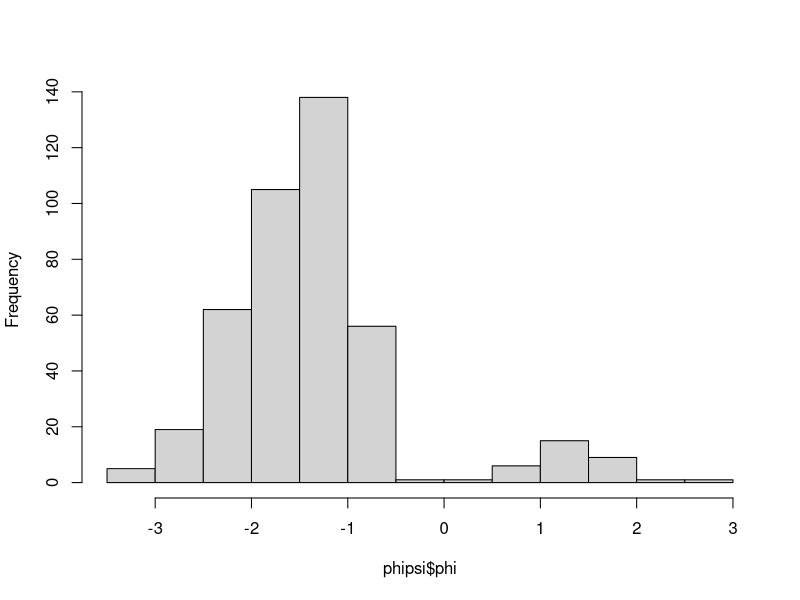

This chart was generated by the following R code:
## ---- chunk 1
library(ggplot2)
library(gridExtra)
library(microbenchmark)

knitr::knit_hooks$set(crop = knitr::hook_pdfcrop)

knitr::opts_chunk$set(
  fig.width = 4.8,
  fig.height = 4.2,
  fig.retina = 3,
  fig.align = "center",
  cache = TRUE,
  autodep = TRUE,
  dev.args = list(pointsize = 16),
  crop = TRUE
)

theme_set(theme_grey(base_size = 18))

phipsi <- read.table(file.path("data", "phipsi.tsv"), header = TRUE)
phipsi[, c("phi", "psi")] <- pi * phipsi[, c("phi", "psi")] / 180
## ---- chunk 2
integral <- integrate(sin, 0, 1)
integral
## ---- chunk 3
str(integral)
## ---- chunk 4
class(integral)
## ---- chunk 5
stats:::print.integrate
## ---- chunk 6
phi_hist <- hist(phipsi$phi, main = NULL)
## ---- chunk 7
class(phi_hist)
## ---- chunk 8
str(phi_hist)
## ---- chunk 9
phi_hist[1:4]
## ---- chunk 10
cat(deparse(plot))
## ---- chunk 11
count_zeros_vec <- function(x) {
  sum(x == 0)
}
## ---- chunk 12
count_object <- function(x) {
  structure(
    list(
      x = x,
      n = count_zeros_vec(x)
    ),
    class = "count_object"
  )
}
## ---- chunk 13
set.seed(1234)
count_data <- count_object(rpois(10, 2))
count_data
## ---- chunk 14
count_zeros <- function(x) {
  UseMethod("count_zeros")
}
## ---- chunk 15
count_zeros.count_object <- function(x) {
  x$n
}
## ---- chunk 16
print.count_object <- function(x) {
  cat(x$x, "\n")
}
## ---- chunk 17
count_data ## Print data
count_zeros(count_data)
